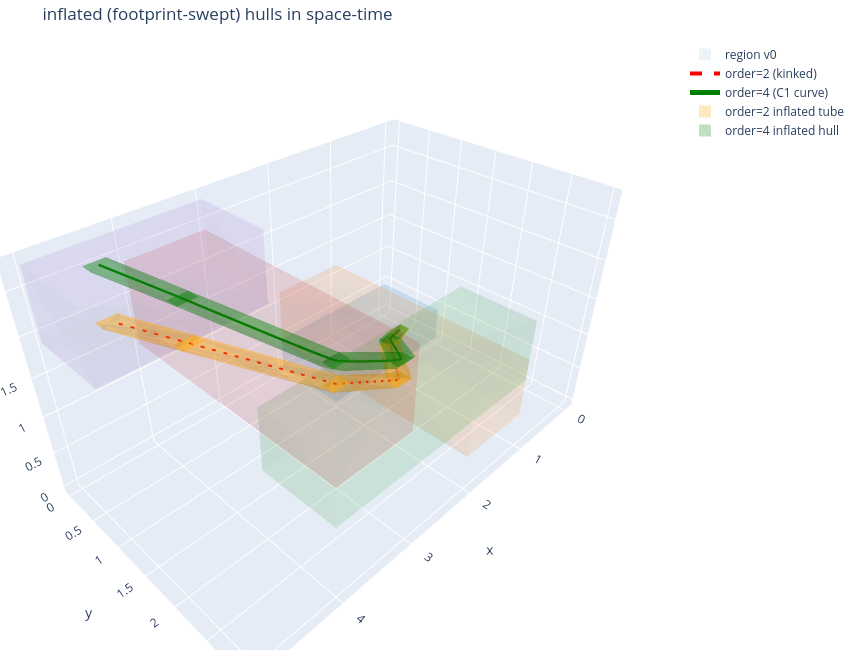

The notebook cell saved with this chart:
### Markdown cell above
### Inflated hulls, space-time

Same space-time view as before, with the inflated (footprint-swept) hulls added for
both representations -- `order=2`'s swept tube in red/orange, `order=4`'s swept hull
in green, each still toggleable via the legend.

### Code cell
fig3d_inflated = go.Figure()

for i, region in enumerate(REGIONS):
    t_lo, t_hi = region_time_bounds(i)
    st_hpoly = time_extruded(make_hpolytope(region), t_lo, t_hi)
    verts = hpoly_to_vrep(st_hpoly)
    fig3d_inflated.add_trace(hull_mesh3d(verts, REGION_COLORS[i % len(REGION_COLORS)], 0.08, f"region v{i}", showlegend=(i == 0)))

fig3d_inflated.add_trace(go.Scatter3d(
    x=order2_xyt[:, 0], y=order2_xyt[:, 1], z=order2_xyt[:, 2],
    mode="lines", line=dict(color="red", dash="dash", width=4), name="order=2 (kinked)",
))
fig3d_inflated.add_trace(go.Scatter3d(
    x=order4_xyt[:, 0], y=order4_xyt[:, 1], z=order4_xyt[:, 2],
    mode="lines", line=dict(color="green", width=5), name="order=4 (C1 curve)",
))

for idx in range(sol4.size):
    fig3d_inflated.add_trace(hull_mesh3d(
        inflated_hulls_2[idx], "orange", 0.25, "order=2 inflated tube", showlegend=(idx == 0)))
    fig3d_inflated.add_trace(hull_mesh3d(
        inflated_hulls_4[idx], "green", 0.25, "order=4 inflated hull", showlegend=(idx == 0)))

fig3d_inflated.update_layout(
    title="inflated (footprint-swept) hulls in space-time",
    scene=dict(xaxis_title="x", yaxis_title="y", zaxis_title="t"),
    width=850, height=650, margin=dict(l=0, r=0, t=40, b=0),
)
fig3d_inflated

### Figure 1 — Plotly figure (JSON) as saved in the notebook; plotly's stock layout.template omitted (floating-point values rounded to 4 significant figures; data arrays with more than 128 entries replaced by an {"elided": "..."} marker saying what was removed)
{"data": [{"color": "#1f77b4", "hoverinfo": "name", "i": [5, 5, 3, 3, 3, 3, 6, 6, 6, 6, 6, 6], "j": [1, 1, 1, 1, 5, 5, 1, 1, 5, 5, 3, 3], "k": [4, 0, 0, 2, 0, 7, 4, 2, 4, 7, 2, 7], "name": "region v0", "opacity": 0.08, "showlegend": true, "type": "mesh3d", "x": [0, 0, 0, 0, 2, 2, 2, 2], "y": [0, 0, 1, 1, 0, 0, 1, 1], "z": [0.4721, 0, 0, 0.4721, 0, 0.4721, 0, 0.4721]}, {"color": "#ff7f0e", "hoverinfo": "name", "i": [6, 6, 3, 3, 7, 7, 5, 5, 5, 5, 5, 5], "j": [1, 4, 1, 1, 6, 1, 4, 3, 6, 7, 3, 7], "k": [2, 2, 2, 0, 1, 0, 2, 2, 4, 6, 0, 0], "name": "region v1", "opacity": 0.08, "showlegend": false, "type": "mesh3d", "x": [2, 2, 1, 1, 1, 1, 2, 2], "y": [0, 0, 0, 0, 3, 3, 3, 3], "z": [1.183, 0.4, 0.4, 1.183, 0.4, 1.183, 0.4, 1.183]}, {"color": "#2ca02c", "hoverinfo": "name", "i": [6, 6, 3, 3, 7, 7, 5, 5, 5, 5, 5, 5], "j": [1, 2, 1, 1, 6, 1, 2, 3, 6, 7, 3, 7], "k": [2, 4, 2, 0, 1, 0, 4, 2, 4, 6, 0, 0], "name": "region v2", "opacity": 0.08, "showlegend": false, "type": "mesh3d", "x": [1, 1, 1, 1, 4, 4, 4, 4], "y": [3, 3, 2, 2, 2, 2, 3, 3], "z": [1.692, 0.9, 0.9, 1.692, 0.9, 1.692, 0.9, 1.692]}, {"color": "#d62728", "hoverinfo": "name", "i": [3, 3, 6, 6, 6, 6, 5, 5, 5, 5, 5, 5], "j": [1, 1, 1, 2, 1, 7, 3, 2, 6, 6, 3, 7], "k": [2, 0, 2, 4, 0, 0, 2, 4, 4, 7, 0, 0], "name": "region v3", "opacity": 0.08, "showlegend": false, "type": "mesh3d", "x": [3.0, 3, 3, 3.0, 4, 4, 4, 4], "y": [3, 3, 0, 0, 0, 0, 3, 3], "z": [2.403, 1.4, 1.4, 2.403, 1.4, 2.403, 1.4, 2.403]}, {"color": "#9467bd", "hoverinfo": "name", "i": [3, 3, 3, 3, 6, 6, 7, 7, 7, 7, 7, 7], "j": [5, 5, 1, 2, 3, 3, 2, 5, 1, 6, 5, 6], "k": [4, 2, 0, 0, 1, 4, 0, 2, 0, 1, 4, 4], "name": "region v4", "opacity": 0.08, "showlegend": false, "type": "mesh3d", "x": [3, 3, 3, 3, 5, 5, 5, 5], "y": [0, 1, 0, 1, 1, 0, 1, 0], "z": [2.756, 2.756, 1.9, 1.9, 1.9, 1.9, 2.756, 2.756]}, {"line": {"color": "red", "dash": "dash", "width": 4}, "mode": "lines", "name": "order=2 (kinked)", "type": "scatter3d", "x": [0.2, 1.0, 2.0, 3.0, 4.0, 4.5], "y": [0.5, 1.0, 2.0, 2.0, 1.0, 0.5], "z": [0, 0.4, 0.9, 1.4, 1.9, 2.15]}, {"line": {"color": "green", "width": 5}, "mode": "lines", "name": "order=4 (C1 curve)", "type": "scatter3d", "x": {"elided": "400 float values"}, "y": {"elided": "400 float values"}, "z": {"elided": "400 float values"}}, {"color": "orange", "hoverinfo": "name", "i": [6, 6, 3, 3, 3, 3, 5, 5, 5, 5, 5, 5], "j": [0, 0, 0, 0, 6, 6, 0, 0, 6, 6, 3, 3], "k": [4, 2, 2, 1, 2, 7, 4, 1, 4, 7, 1, 7], "name": "order=2 inflated tube", "opacity": 0.25, "showlegend": true, "type": "mesh3d", "x": [0.32, 0.32, 0.08, 0.08, 1.12, 1.12, 0.88, 0.88], "y": [0.58, 0.42, 0.58, 0.42, 1.08, 0.92, 1.08, 0.92], "z": [0, 0, 0, 0, 0.4, 0.4, 0.4, 0.4]}, {"color": "green", "hoverinfo": "name", "i": [8, 4, 7, 7, 14, 14, 3, 3, 3, 3, 13, 13, 9, 9, 9, 9, 5, 5, 5, 5, 5, 5, 5, 5], "j": [0, 8, 3, 11, 0, 0, 0, 0, 14, 14, 14, 14, 13, 11, 13, 8, 3, 7, 9, 7, 0, 4, 9, 4], "k": [12, 0, 15, 15, 12, 2, 2, 1, 2, 15, 12, 15, 15, 15, 12, 12, 1, 3, 11, 11, 1, 0, 8, 8], "name": "order=4 inflated hull", "opacity": 0.25, "showlegend": true, "type": "mesh3d", "x": [0.32, 0.32, 0.08, 0.08, 0.6735, 0.6735, 0.4335, 0.4335, 1.042, 1.042, 0.8025, 0.8025, 1.12, 1.12, 0.88, 0.88], "y": [0.58, 0.42, 0.58, 0.42, 0.7937, 0.6337, 0.7937, 0.6337, 1.017, 0.8568, 1.017, 0.8568, 1.08, 0.92, 1.08, 0.92], "z": [0, 0, 0, 0, 0.2065, 0.2065, 0.2065, 0.2065, 0.4221, 0.4221, 0.4221, 0.4221, 0.4721, 0.4721, 0.4721, 0.4721]}, {"color": "orange", "hoverinfo": "name", "i": [6, 6, 3, 3, 3, 3, 5, 5, 5, 5, 5, 5], "j": [0, 0, 0, 0, 6, 6, 0, 0, 6, 6, 3, 3], "k": [4, 2, 2, 1, 2, 7, 4, 1, 4, 7, 1, 7], "name": "order=2 inflated tube", "opacity": 0.25, "showlegend": false, "type": "mesh3d", "x": [1.12, 1.12, 0.88, 0.88, 2.12, 2.12, 1.88, 1.88], "y": [1.08, 0.92, 1.08, 0.92, 2.08, 1.92, 2.08, 1.92], "z": [0.4, 0.4, 0.4, 0.4, 0.9, 0.9, 0.9, 0.9]}, {"color": "green", "hoverinfo": "name", "i": [4, 4, 11, 7, 3, 3, 14, 14, 5, 5, 5, 5, 5, 5, 5, 5, 10, 10, 10, 10, 10, 10, 10, 10], "j": [8, 8, 3, 3, 0, 0, 13, 13, 3, 7, 13, 7, 0, 4, 13, 4, 0, 8, 14, 8, 3, 11, 14, 11], "k": [12, 0, 15, 15, 1, 2, 15, 12, 1, 3, 15, 15, 1, 0, 12, 12, 2, 0, 12, 12, 2, 3, 15, 15], "name": "order=4 inflated hull", "opacity": 0.25, "showlegend": false, "type": "mesh3d", "x": [1.12, 1.12, 0.88, 0.88, 1.198, 1.198, 0.9575, 0.9575, 2.028, 2.028, 1.788, 1.788, 2.12, 2.12, 1.88, 1.88], "y": [1.08, 0.92, 1.08, 0.92, 1.143, 0.9832, 1.143, 0.9832, 2.04, 1.88, 2.04, 1.88, 2.08, 1.92, 2.08, 1.92], "z": [0.4721, 0.4721, 0.4721, 0.4721, 0.5221, 0.5221, 0.5221, 0.5221, 1.133, 1.133, 1.133, 1.133, 1.183, 1.183, 1.183, 1.183]}, {"color": "orange", "hoverinfo": "name", "i": [1, 1, 6, 6, 3, 3, 7, 7, 7, 7, 7, 7], "j": [0, 5, 0, 0, 1, 0, 5, 6, 1, 3, 6, 3], "k": [4, 4, 4, 2, 0, 2, 4, 4, 5, 1, 2, 2], "name": "order=2 inflated tube", "opacity": 0.25, "showlegend": false, "type": "mesh3d", "x": [2.12, 2.12, 1.88, 1.88, 3.12, 3.12, 2.88, 2.88], "y": [2.08, 1.92, 2.08, 1.92, 2.08, 1.92, 2.08, 1.92], "z": [0.9, 0.9, 0.9, 0.9, 1.4, 1.4, 1.4, 1.4]}, {"color": "green", "hoverinfo": "name", "i": [8, 7, 9, 10, 0, 0, 3, 3, 13, 13, 7, 7, 14, 14, 14, 14, 9, 9, 9, 9, 10, 10, 10, 10], "j": [0, 3, 13, 14, 6, 6, 0, 0, 3, 3, 6, 3, 13, 13, 7, 7, 0, 8, 13, 8, 6, 8, 14, 8], "k": [4, 15, 1, 6, 4, 2, 2, 1, 1, 15, 2, 2, 15, 12, 6, 15, 1, 0, 12, 12, 4, 4, 12, 12], "name": "order=4 inflated hull", "opacity": 0.25, "showlegend": false, "type": "mesh3d", "x": [2.12, 2.12, 1.88, 1.88, 2.212, 2.212, 1.972, 1.972, 3.028, 3.028, 2.788, 2.788, 3.12, 3.12, 2.88, 2.88], "y": [2.08, 1.92, 2.08, 1.92, 2.12, 1.96, 2.12, 1.96, 2.12, 1.96, 2.12, 1.96, 2.08, 1.92, 2.08, 1.92], "z": [1.183, 1.183, 1.183, 1.183, 1.233, 1.233, 1.233, 1.233, 1.642, 1.642, 1.642, 1.642, 1.692, 1.692, 1.692, 1.692]}, {"color": "orange", "hoverinfo": "name", "i": [6, 6, 1, 1, 7, 7, 3, 3, 3, 3, 3, 3], "j": [0, 0, 0, 5, 6, 5, 0, 1, 6, 7, 1, 7], "k": [4, 2, 4, 4, 4, 4, 2, 0, 2, 6, 5, 5], "name": "order=2 inflated tube", "opacity": 0.25, "showlegend": false, "type": "mesh3d", "x": [3.12, 3.12, 2.88, 2.88, 4.12, 4.12, 3.88, 3.88], "y": [2.08, 1.92, 2.08, 1.92, 1.08, 0.92, 1.08, 0.92], "z": [1.4, 1.4, 1.4, 1.4, 1.9, 1.9, 1.9, 1.9]}, {"color": "green", "hoverinfo": "name", "i": [5, 10, 10, 10, 3, 3, 6, 6, 6, 6, 5, 5, 5, 5, 15, 15, 15, 15, 15, 15], "j": [1, 6, 6, 14, 1, 0, 0, 4, 14, 4, 4, 13, 1, 4, 14, 13, 3, 1, 3, 14], "k": [13, 2, 14, 2, 0, 2, 2, 0, 12, 12, 12, 12, 0, 0, 12, 12, 1, 13, 2, 2], "name": "order=4 inflated hull", "opacity": 0.25, "showlegend": false, "type": "mesh3d", "x": [3.12, 3.12, 2.88, 2.88, 3.212, 3.212, 2.972, 2.972, 4.05, 4.05, 3.81, 3.81, 4.12, 4.12, 3.88, 3.88], "y": [2.08, 1.92, 2.08, 1.92, 2.04, 1.88, 2.04, 1.88, 1.152, 0.9917, 1.152, 0.9917, 1.08, 0.92, 1.08, 0.92], "z": [1.692, 1.692, 1.692, 1.692, 1.742, 1.742, 1.742, 1.742, 2.353, 2.353, 2.353, 2.353, 2.403, 2.403, 2.403, 2.403]}, {"color": "orange", "hoverinfo": "name", "i": [6, 6, 1, 1, 7, 7, 3, 3, 3, 3, 3, 3], "j": [0, 0, 0, 5, 6, 5, 0, 1, 6, 7, 1, 7], "k": [4, 2, 4, 4, 4, 4, 2, 0, 2, 6, 5, 5], "name": "order=2 inflated tube", "opacity": 0.25, "showlegend": false, "type": "mesh3d", "x": [4.12, 4.12, 3.88, 3.88, 4.62, 4.62, 4.38, 4.38], "y": [1.08, 0.92, 1.08, 0.92, 0.58, 0.42, 0.58, 0.42], "z": [1.9, 1.9, 1.9, 1.9, 2.15, 2.15, 2.15, 2.15]}, {"color": "green", "hoverinfo": "name", "i": [5, 10, 10, 10, 14, 14, 1, 1, 15, 15, 15, 15, 5, 5, 3, 3, 3, 3, 3, 3], "j": [1, 14, 6, 6, 0, 0, 0, 13, 14, 13, 6, 6, 15, 15, 0, 1, 6, 6, 5, 5], "k": [13, 2, 14, 2, 12, 2, 12, 12, 12, 12, 14, 7, 13, 7, 2, 0, 7, 2, 7, 1], "name": "order=4 inflated hull", "opacity": 0.25, "showlegend": false, "type": "mesh3d", "x": [4.12, 4.12, 3.88, 3.88, 4.19, 4.19, 3.95, 3.95, 4.411, 4.411, 4.171, 4.171, 4.62, 4.62, 4.38, 4.38], "y": [1.08, 0.92, 1.08, 0.92, 1.008, 0.8483, 1.008, 0.8483, 0.7879, 0.6279, 0.7879, 0.6279, 0.58, 0.42, 0.58, 0.42], "z": [2.403, 2.403, 2.403, 2.403, 2.453, 2.453, 2.453, 2.453, 2.609, 2.609, 2.609, 2.609, 2.756, 2.756, 2.756, 2.756]}], "layout": {"height": 650, "margin": {"b": 0, "l": 0, "r": 0, "t": 40}, "scene": {"xaxis": {"title": {"text": "x"}}, "yaxis": {"title": {"text": "y"}}, "zaxis": {"title": {"text": "t"}}}, "title": {"text": "inflated (footprint-swept) hulls in space-time"}, "width": 850}}
